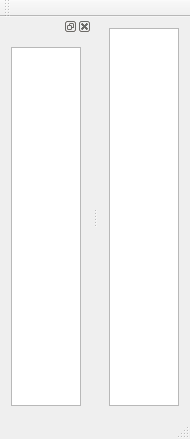
<?xml version="1.0" encoding="UTF-8"?>
<ui version="4.0">
 <class>MainWindow</class>
 <widget class="QMainWindow" name="MainWindow">
  <property name="geometry">
   <rect>
    <x>0</x>
    <y>0</y>
    <width>182</width>
    <height>439</height>
   </rect>
  </property>
  <property name="windowTitle">
   <string>MainWindow</string>
  </property>
  <widget class="QWidget" name="centralWidget">
   <layout class="QVBoxLayout" name="verticalLayout">
    <item>
     <widget class="QGraphicsView" name="graphicsView"/>
    </item>
   </layout>
  </widget>
  <widget class="QMenuBar" name="menuBar">
   <property name="geometry">
    <rect>
     <x>0</x>
     <y>0</y>
     <width>182</width>
     <height>21</height>
    </rect>
   </property>
  </widget>
  <widget class="QToolBar" name="mainToolBar">
   <attribute name="toolBarArea">
    <enum>TopToolBarArea</enum>
   </attribute>
   <attribute name="toolBarBreak">
    <bool>false</bool>
   </attribute>
  </widget>
  <widget class="QStatusBar" name="statusBar"/>
  <widget class="QDockWidget" name="dockWidget">
   <attribute name="dockWidgetArea">
    <number>1</number>
   </attribute>
   <widget class="QWidget" name="dockWidgetContents">
    <layout class="QHBoxLayout" name="horizontalLayout">
     <item>
      <widget class="QTextBrowser" name="textBrowser"/>
     </item>
    </layout>
   </widget>
  </widget>
 </widget>
 <layoutdefault spacing="6" margin="11"/>
 <resources/>
 <connections/>
</ui>
